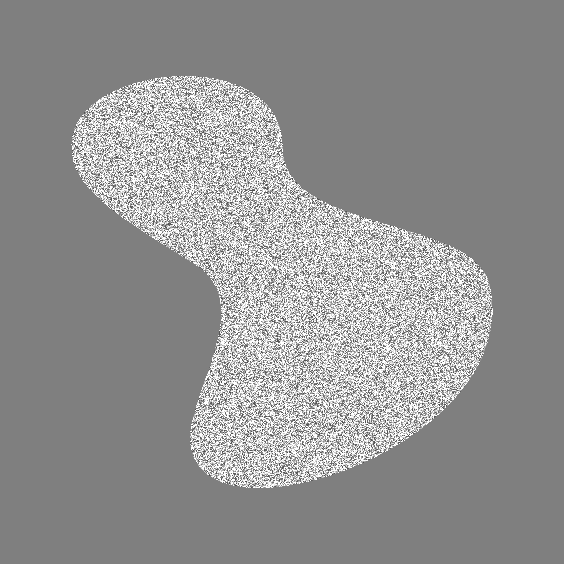
%> input picture Exercise/11603990329_zq_3/11603990329_3_3/image/image.png, 564 x 564 px
$ octave main.m   (GNU Octave 9; MATLAB toolbox functions it lacks are replaced by stand-ins)
%> lines starting %> are read from the running program, lines starting %| are printed output that depends on the picture; in (x1, y1, x2, y2) boxes, pixels count from 0 and x2, y2 are one past the last pixel; in counts of white or black regions, pixels touching at a corner belong together; the program's own positions count from 1
f = imread('image/image.png');
%> f is the input picture: size 564x564 uint8; min 76, max 255, mean 146.2

count = 0;
T = mean2(f);
%> T = 146.2
done = false;
while ~done
    count = count + 1;
    g = f > T;
    Tnext = 0.5*(mean(f(g)) + mean(f(~g)));
    done = abs(T - Tnext) < 0.5;
    T = Tnext;
end
%> this loop made 4 passes
%> (Tnext, done, T) on passes 1 to 4: (174.1, false, 174.1), (180.2, false, 180.2), (181.5, false, 181.5), (181.7, true, 181.7)
%> pass 1, `g = f > T;`:
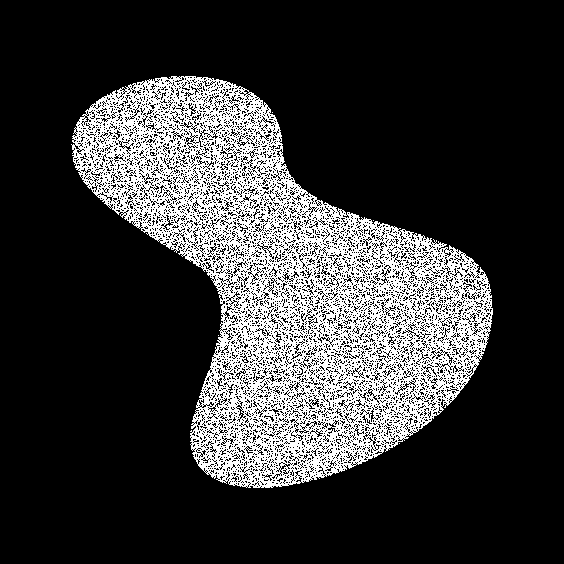
%> g: size 564x564 logical; 21.4% white in thin lines or dots, all inside (x1, y1, x2, y2) = (71, 76, 493, 488)
%> pass 2, `g = f > T;`:
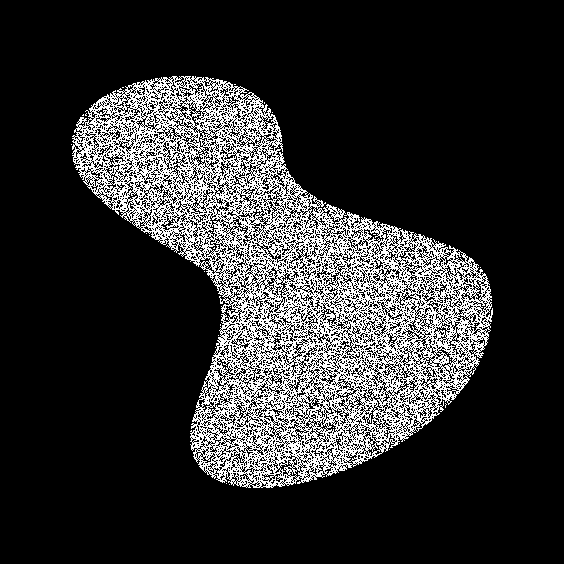
%> g: size 564x564 logical; 18.2% white in thin lines or dots, all inside (x1, y1, x2, y2) = (71, 76, 493, 488)
%> pass 3, `g = f > T;`:
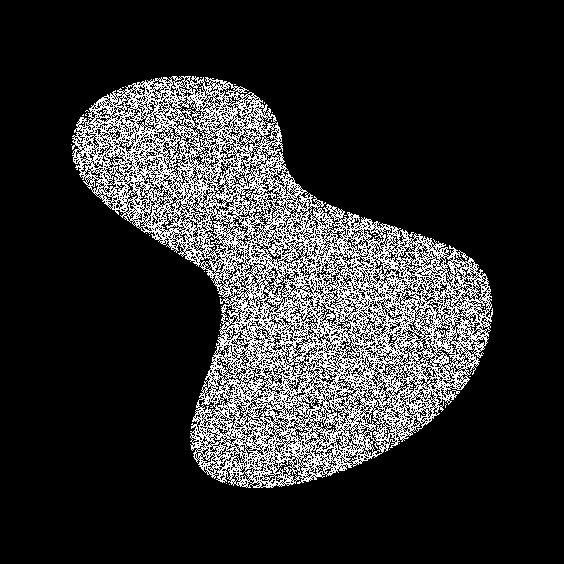
%> g: size 564x564 logical; 17.6% white in thin lines or dots, all inside (x1, y1, x2, y2) = (71, 76, 493, 488)
%> after the loop, count = 4

g = im2bw(f, T/255);
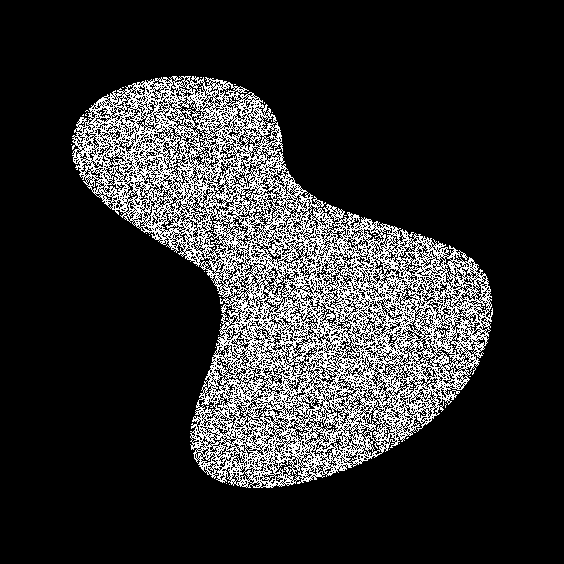
%> g: size 564x564 logical; 17.4% white in thin lines or dots, all inside (x1, y1, x2, y2) = (71, 76, 493, 488)
figure;
subplot(2, 2, 1); imshow(f); title('原图');
subplot(2, 2, 2); imhist(f); title('直方图');
subplot(2, 2, 3); imshow(g); title('全局阈值分割结果');
%> after `title('全局阈值分割结果')`:
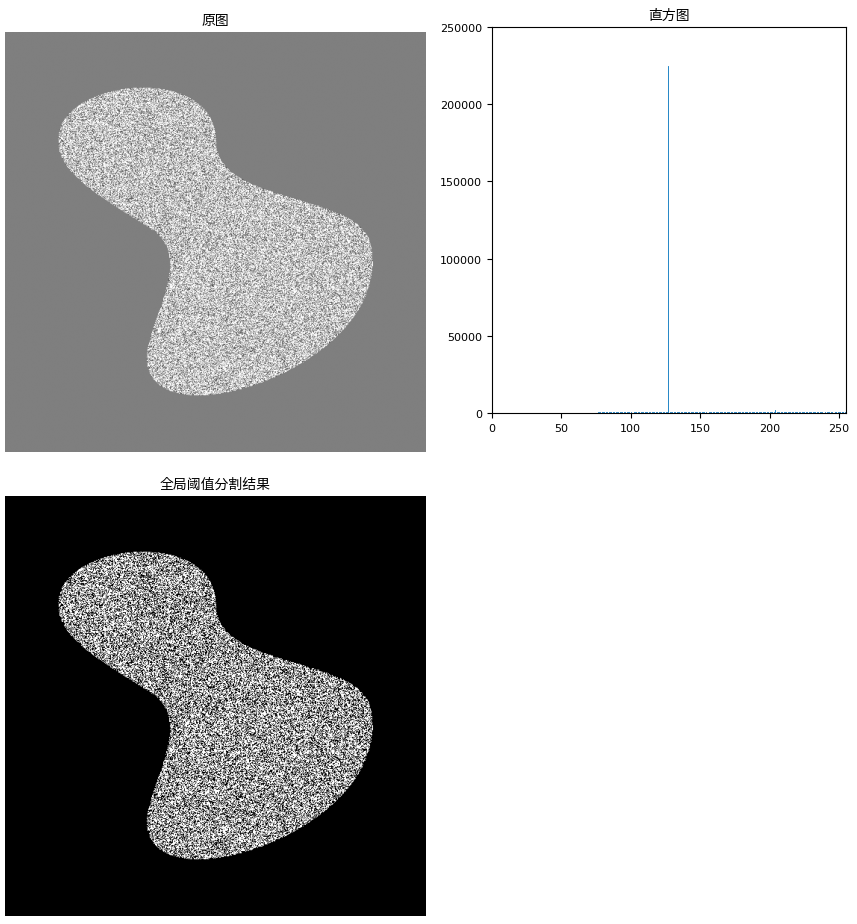
%> figure redrawn from the program's plot data, 3 panels
